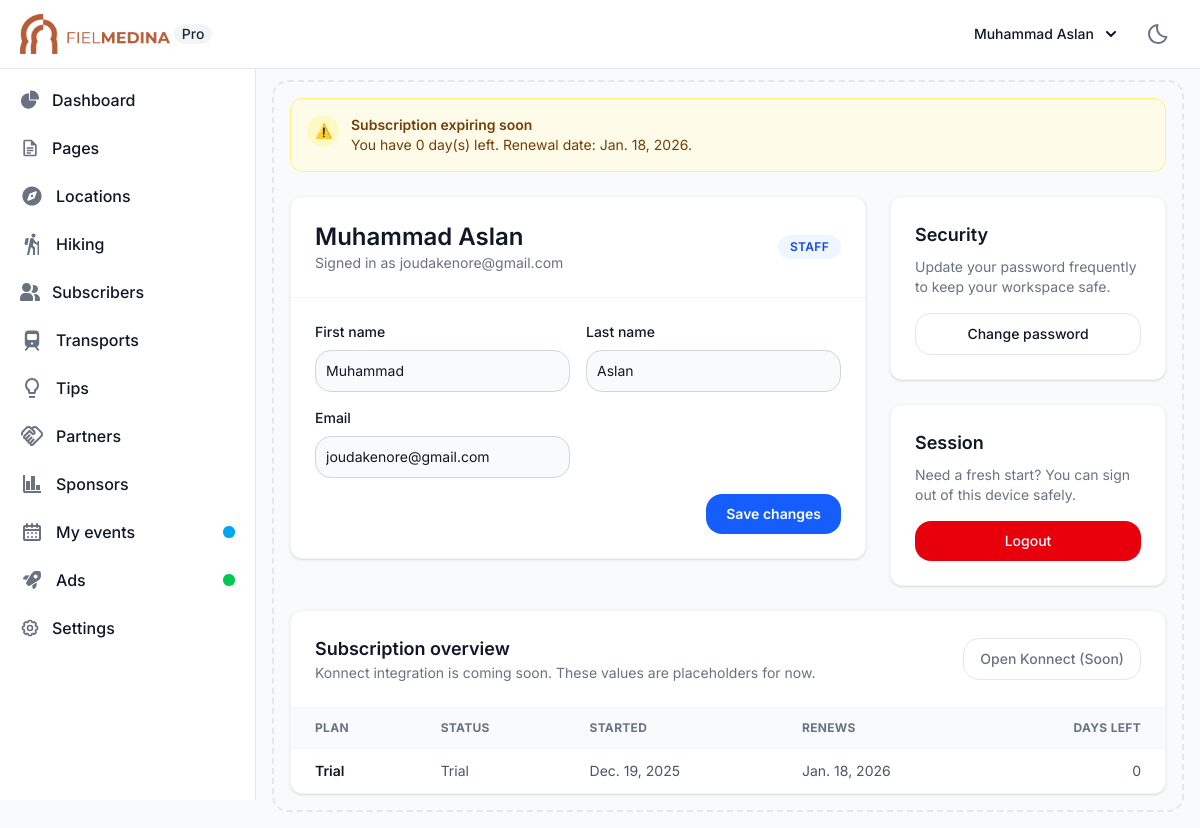
Screenshot of /auth/settings/ (signed in) with the database file from the repository.
### shared/models.py (models this page shows, shortened)
class UserProfile(models.Model):
    class UserType(models.TextChoices):
        STAFF = "staff", _("Staff")
        CLIENT_PARTNER = "client_partner", _("Client / Partenaire")
    user = models.OneToOneField(
        User,
        on_delete=models.CASCADE,
        related_name="profile",
    )
    user_type = models.CharField(
        max_length=32, choices=UserType.choices, default=UserType.CLIENT_PARTNER
    )
    subscription_plan = models.CharField(
        max_length=100,
        blank=True,
        default="Trial",
        help_text=_("Placeholder until Konnect subscription is attached."),
    )
    subscription_status = models.CharField(
        max_length=32,
        blank=True,
        default="trial",
    )
    subscription_started_at = models.DateField(null=True, blank=True)
    subscription_renews_at = models.DateField(null=True, blank=True)
    created_at = models.DateTimeField(auto_now_add=True)
    updated_at = models.DateTimeField(auto_now=True)
    class Meta:
        verbose_name = _("User profile")
        verbose_name_plural = _("User profiles")
    @property
    def subscription_days_left(self):
        if not self.subscription_renews_at:
            return None
        return (self.subscription_renews_at - timezone.now().date()).days
    @property
    def is_subscription_expiring(self) -> bool:
        days_left = self.subscription_days_left
        return days_left is not None and days_left <= 7
    @property
    def subscription_status_label(self) -> str:
        mapping = {
            "trial": _("Trial"),
            "active": _("Active"),
            "grace": _("Grace period"),
            "expired": _("Expired"),
        }
        key = (self.subscription_status or "").lower()
        return mapping.get(key, key.capitalize() or _("Pending"))

### shared/views.py (the view, shortened to what this page needs)
# urls.py: path("auth/settings/", SettingView.as_view(), name="settings"),
class SettingView(LoginRequiredMixin, TemplateView):
    template_name = "guard/auth/settings.html"
    def get(self, request, *args, **kwargs):
        return self.render_to_response(self.get_context_data())
    def get_context_data(self, **kwargs):
        context = super().get_context_data(**kwargs)
        profile = getattr(self.request.user, "profile", None)
        context["user_profile"] = profile
        context["profile_form"] = kwargs.get("form") or ProfileUpdateForm(
            instance=self.request.user
        )
        context["subscription_rows"] = self._build_subscription_rows(profile)
        context["subscription_alert"] = self._build_subscription_alert(profile)
        return context
    def _build_subscription_rows(self, profile):
        days_left = profile.subscription_days_left
        return [
            {
                "plan": profile.subscription_plan or _("Pending Konnect setup"),
                "status": profile.subscription_status_label,
                "started": profile.subscription_started_at,
                "renews": profile.subscription_renews_at,
                "days_left": days_left if days_left is not None else _("—"),
            }
        ]
    def _build_subscription_alert(self, profile):
        if not profile or not profile.is_subscription_expiring:
            return None
        return {
            "level": "warning",
            "days_left": profile.subscription_days_left,
            "renew_date": profile.subscription_renews_at,
        }

### shared/forms.py (shortened to what this page needs)
class ProfileUpdateForm(FlowbiteFormMixin, forms.ModelForm):
    class Meta:
        model = User
        fields = ["first_name", "last_name", "email"]
        labels = {
            "first_name": _("First name"),
            "last_name": _("Last name"),
            "email": _("Email"),
        }
        widgets = {
            "first_name": forms.TextInput(
                attrs={
                    "placeholder": _("Your first name"),
                    "autocomplete": "given-name",
                }
            ),
            "last_name": forms.TextInput(
                attrs={
                    "placeholder": _("Your last name"),
                    "autocomplete": "family-name",
                }
            ),
            "email": forms.EmailInput(
                attrs={
                    "placeholder": _("name@example.com"),
                    "autocomplete": "email",
                }
            ),
        }

### guard/templates/guard/auth/settings.html (shortened to what this page needs)
{% extends 'guard/base/index.html' %}
{% load static i18n %}
{% block body %}
<div class="space-y-6">
    {% if subscription_alert %}
        <div class="rounded-xl border border-yellow-200 bg-yellow-50 px-4 py-4 text-sm text-yellow-900 dark:border-yellow-600 dark:bg-yellow-900/40 dark:text-yellow-50">
            <div class="flex items-start gap-3">
                <span class="inline-flex h-8 w-8 items-center justify-center rounded-full bg-yellow-100 text-yellow-700 dark:bg-yellow-500/20 dark:text-yellow-200">
                    ⚠️
                </span>
                <div>
                    <p class="font-semibold">{% trans "Subscription expiring soon" %}</p>
                    <p>{% blocktrans with days=subscription_alert.days_left renew_date=subscription_alert.renew_date %}You have {{ days }} day(s) left. Renewal date: {{ renew_date }}.{% endblocktrans %}</p>
                </div>
            </div>
        </div>
    {% endif %}
    <div class="grid gap-6 lg:grid-cols-3">
        <div class="lg:col-span-2 space-y-6">
            <div class="bg-white dark:bg-gray-800 rounded-xl border border-gray-100 dark:border-gray-700 shadow-sm">
                <div class="p-6 border-b border-gray-100 dark:border-gray-700">
                    <div class="flex flex-col gap-4 md:flex-row md:items-center md:justify-between">
                        <div>
                            <h1 class="text-2xl font-semibold text-gray-900 dark:text-white">
                                {{ request.user.get_full_name|default:request.user.username }}
                            </h1>
                            <p class="text-sm text-gray-500 dark:text-gray-400">
                                {% trans "Signed in as" %} {{ request.user.email|default:request.user.username }}
                            </p>
                        </div>
                        <span class="inline-flex items-center rounded-full bg-blue-50 px-3 py-1 text-xs font-semibold uppercase tracking-wide text-blue-700 dark:bg-blue-900/30 dark:text-blue-200">
                            {% if user_profile %}
                                {{ user_profile.get_user_type_display }}
                            {% else %}
                                {% trans "Unknown role" %}
                            {% endif %}
                        </span>
                    </div>
                </div>
                <form method="post" class="p-6 space-y-4" novalidate>
                    <div class="grid gap-4 md:grid-cols-2">
                        {% for field in profile_form %}
                            <div {% if field.field.required %}class="required"{% endif %}>
                                <label for="{{ field.id_for_label }}" class="mb-2 block text-sm font-medium text-gray-900 dark:text-white">
                                    {{ field.label }}
                                </label>
                                {{ field }}
                            </div>
                        {% endfor %}
                    </div>
                    <div class="flex items-center justify-end gap-3">
                        <button type="submit" class="inline-flex items-center rounded-lg bg-blue-600 px-5 py-2.5 text-sm font-semibold text-white hover:bg-blue-700 focus:outline-none focus:ring-4 focus:ring-blue-200 dark:focus:ring-blue-800">
                            {% trans "Save changes" %}
                        </button>
                    </div>
                </form>
            </div>
        </div>
        <div class="space-y-6">
            <div class="bg-white dark:bg-gray-800 rounded-xl border border-gray-100 dark:border-gray-700 shadow-sm p-6">
                <h3 class="text-lg font-semibold text-gray-900 dark:text-white">{% trans "Security" %}</h3>
                <p class="text-sm text-gray-500 dark:text-gray-400 mt-2">
                    {% trans "Update your password frequently to keep your workspace safe." %}
                </p>
                <a href="{% url 'shared:password_change' %}" class="mt-4 inline-flex w-full items-center justify-center rounded-lg border border-gray-200 px-4 py-2.5 text-sm font-medium text-gray-900 hover:bg-gray-50 focus:outline-none focus:ring-4 focus:ring-gray-200 dark:border-gray-600 dark:text-white dark:hover:bg-gray-700 dark:focus:ring-gray-800">
                    {% trans "Change password" %}
                </a>
            </div>
            <div class="bg-white dark:bg-gray-800 rounded-xl border border-gray-100 dark:border-gray-700 shadow-sm p-6">
                <h3 class="text-lg font-semibold text-gray-900 dark:text-white">{% trans "Session" %}</h3>
                <p class="text-sm text-gray-500 dark:text-gray-400 mt-2">
                    {% trans "Need a fresh start? You can sign out of this device safely." %}
                </p>
                <form action="{% url 'shared:logout' %}" method="post" class="mt-4">
                    <button type="submit" class="inline-flex w-full items-center justify-center rounded-lg bg-red-600 px-4 py-2.5 text-sm font-medium text-white hover:bg-red-700 focus:outline-none focus:ring-4 focus:ring-red-200 dark:focus:ring-red-800">
                        {% trans "Logout" %}
                    </button>
                </form>
            </div>
        </div>
    </div>
    <div class="bg-white dark:bg-gray-800 rounded-xl border border-gray-100 dark:border-gray-700 shadow-sm">
        <div class="flex flex-wrap items-center justify-between gap-4 border-b border-gray-100 p-6 dark:border-gray-700">
            <div>
                <h3 class="text-lg font-semibold text-gray-900 dark:text-white">{% trans "Subscription overview" %}</h3>
                <p class="text-sm text-gray-500 dark:text-gray-400">
                    {% trans "Konnect integration is coming soon. These values are placeholders for now." %}
                </p>
            </div>
            <button type="button" disabled class="inline-flex items-center rounded-lg border border-gray-200 px-4 py-2.5 text-sm font-medium text-gray-500 cursor-not-allowed dark:border-gray-700 dark:text-gray-400">
                {% trans "Open Konnect (Soon)" %}
            </button>
        </div>
        <div class="overflow-x-auto">
            <table class="w-full text-left text-sm text-gray-600 dark:text-gray-300">
                <thead class="bg-gray-50 text-xs uppercase tracking-wide text-gray-500 dark:bg-gray-900 dark:text-gray-400">
                    <tr>
                        <th class="px-6 py-3">{% trans "Plan" %}</th>
                        <th class="px-6 py-3">{% trans "Status" %}</th>
                        <th class="px-6 py-3">{% trans "Started" %}</th>
                        <th class="px-6 py-3">{% trans "Renews" %}</th>
                        <th class="px-6 py-3 text-right">{% trans "Days left" %}</th>
                    </tr>
                </thead>
                <tbody>
                    {% if subscription_rows %}
                        {% for row in subscription_rows %}
                            <tr class="border-t border-gray-100 text-sm dark:border-gray-700">
                                <td class="px-6 py-3 font-semibold text-gray-900 dark:text-white">{{ row.plan }}</td>
                                <td class="px-6 py-3">{{ row.status }}</td>
                                <td class="px-6 py-3">
                                    {% if row.started %}{{ row.started }}{% else %}&mdash;{% endif %}
                                </td>
                                <td class="px-6 py-3">
                                    {% if row.renews %}{{ row.renews }}{% else %}&mdash;{% endif %}
                                </td>
                                <td class="px-6 py-3 text-right">
                                    {{ row.days_left }}
                                </td>
                            </tr>
                        {% endfor %}
                    {% else %}
                        <tr class="border-t border-gray-100 dark:border-gray-700">
                            <td colspan="5" class="px-6 py-6 text-center text-sm text-gray-500 dark:text-gray-400">
                                {% trans "No subscription data yet. Konnect billing will appear here once connected." %}
                            </td>
                        </tr>
                    {% endif %}
                </tbody>
            </table>
        </div>
    </div>
</div>
{% endblock body %}

### guard/templates/guard/base/topBar.html (shortened to what this page needs)
{% load static i18n %}
<nav class="fixed top-0 z-50 w-full bg-white border-b border-gray-200 dark:bg-gray-800 dark:border-gray-700">
  <div class="px-3 py-3 lg:px-5 lg:pl-3">
    <div class="flex items-center justify-between">
      <div class="flex items-center justify-start rtl:justify-end">
        <a href="{% url 'guard:dashboard' %}" class="flex ms-2 md:me-24">
          <img src="{% static 'logo.png' %}" class="h-10 -me-2" alt="FielMedina Logo" />
          <span
            class="self-center px-2 ms-3 text-sm font-medium text-gray-800 bg-gray-100 rounded-full dark:bg-gray-700 dark:text-gray-300">Pro</span>
        </a>
      </div>
      <div class="flex items-center">
        <div class="flex items-center ms-3">
          <div>
            <button type="button"
              class="flex items-center text-sm pe-1 font-medium text-gray-900 rounded-full hover:text-blue-900 dark:hover:text-blue-500 md:me-0 focus:ring-4 focus:ring-gray-100 dark:focus:ring-gray-700 dark:text-white"
              aria-expanded="false" data-dropdown-toggle="dropdown-user">
              <svg width="32" height="32" data-jdenticon-value="{{ user.get_full_name }}" class="w-8 h-8 md:me-2 rounded-full"></svg>
              <div class="hidden md:block">{{ user.get_full_name }}</div>
              <svg class="w-2.5 h-2.5 ms-3" aria-hidden="true" xmlns="http://www.w3.org/2000/svg" fill="none" viewBox="0 0 10 6">
              <path stroke="currentColor" stroke-linecap="round" stroke-linejoin="round" stroke-width="2" d="m1 1 4 4 4-4"/>
              </svg>
            </button>
          </div>
          <button id="theme-toggle" type="button" class="ml-4 text-gray-500 dark:text-gray-400 hover:bg-gray-100 dark:hover:bg-gray-700 focus:outline-none focus:ring-4 focus:ring-gray-200 dark:focus:ring-gray-700 rounded-lg text-sm p-2.5">
          </button>
        </div>
      </div>
    </div>
  </div>
</nav>

### rows the page displays
UserProfile: user_type "STAFF", plan "Trial", status "Trial", started "Dec. 19, 2025", renews "Jan. 18, 2026", days_left "0"

### other values shown
{{ user.get_full_name }} "Muhammad Aslan"
{{ request.user.get_full_name|default:request.user.username }} "Muhammad Aslan"
{{ request.user.email|default:request.user.username }} "joudakenore@gmail.com"
{{ field.label }} "First name" "Last name" "Email"
